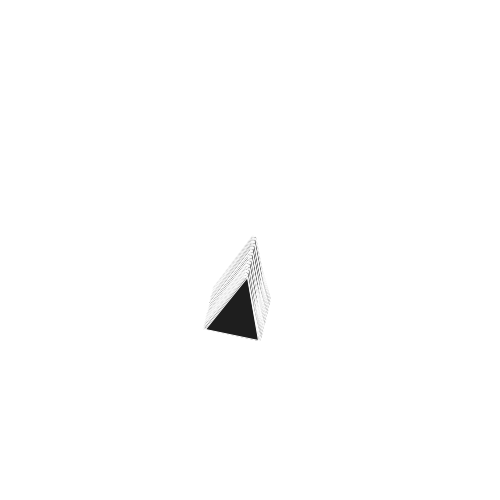
Frame 1 (no input)
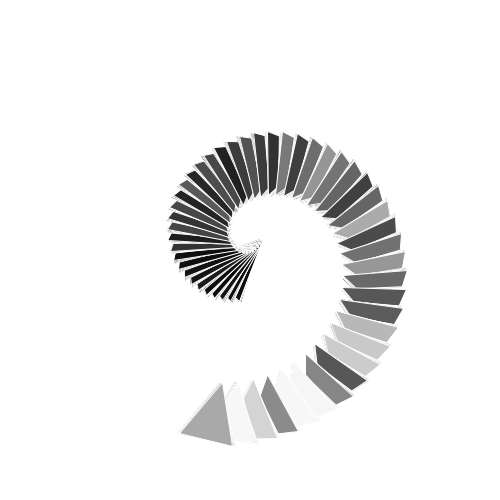
Frame 60 (the mouse pressed at the canvas centre just before this capture)
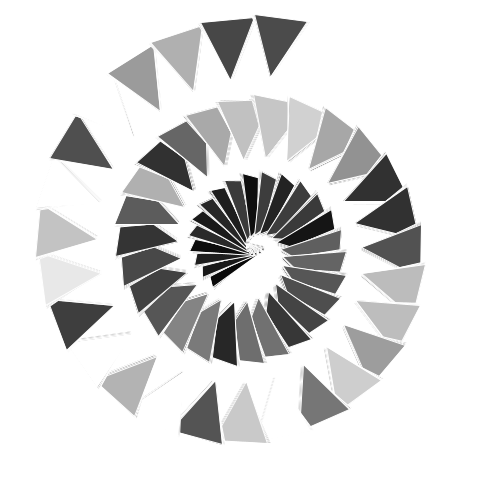
Frame 120 (the mouse held since frame 60 and released just before this capture)

The Processing sketch that drew these frames (run headless with seeded random() and noise(); from frame 60 on, the mouse is pressed at the canvas centre):

// Processing sketch: s06c1Valdivielso_Ignacio
// ── s06c1Valdivielso_Ignacio.pde
Spiral s;
int n;
int m;
int l;
int q;


void setup() {
  size(500, 500);
  s = new Spiral(n,l,m,q);
  n = 20;
  m = 250; //eje X del translate 
  l = 250; //eje Y del translate
  q = 4; //cantidad de triangulos internos pd. no subir a más de 5 por capacidad
}
void draw() {
  background(255);
  if (frameCount%60==0) {
    n = (int)random(5, 100);
  }
  s.crot();
  s.back1();
  s.tri(n, m, l, q);
}
    

// ── Spiral.pde
class Spiral {

int l;
int m;
  
  Spiral(int n, int l, int m, int q){
    //this.l = l;
    //this.m = m;
  
  }
  float rot; //rotación

  void tri(int n, int m, int l, int q){
    rot += 0.1;

    for (int i = 5; i<n; i++) {
      for (int j= 0; j<q; j++) {
      pushMatrix();
      translate(m, l);
      rotate(radians(rot*i+10));
      fill(random(1,5)*i);
      stroke(255);
      triangle(-30+1*j, 30+3*i, 0+1*j, -30+3*i, 30-1*j, 30+3*i);
      popMatrix();
    }
  }
}
void crot(){ //cambio de sentido de la rotación
  if (key == 'q'){
  rot -= 0.2;
  }else{
    rot +=0.01;
  }
}
void back1(){
if (key =='w'){
 background(random(100,150),0,0);
}else{
 background(255);
}
}
}
